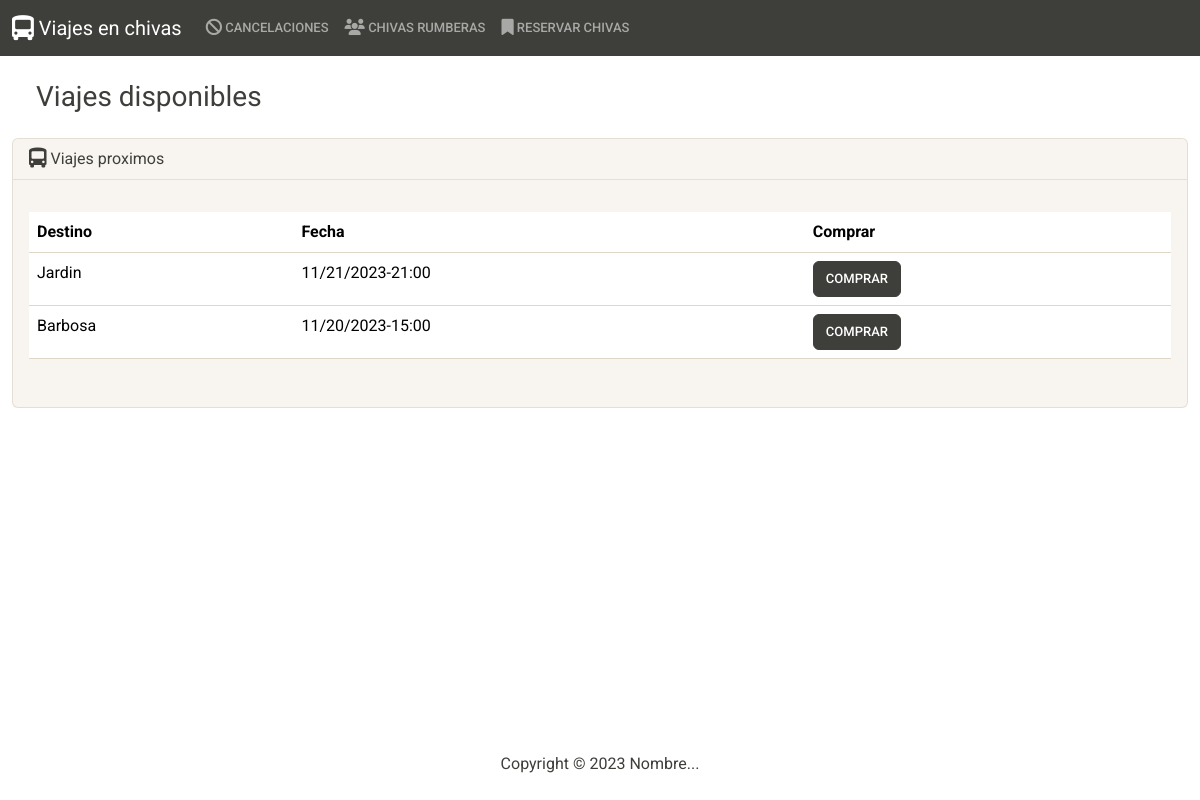
/, run on an earlier commit of the app's database.
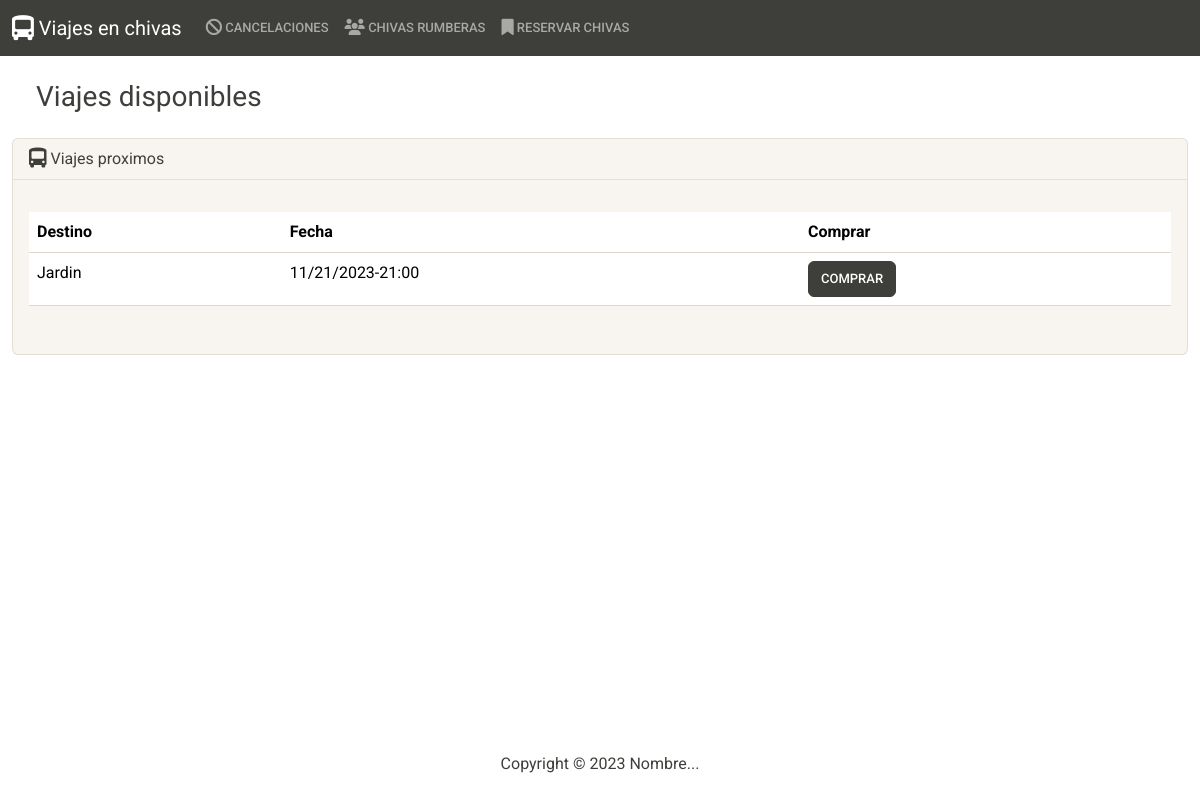
And on a later commit of the database.
### app/models.py (models this page shows, shortened)
class Viajes(models.Model):
    destino = models.CharField(max_length=30)
    fecha_salida = models.CharField(max_length=20)
    asientos_disponibles = models.PositiveIntegerField()
    estado_actual = models.CharField(max_length=10)
    chiva_asignada = models.CharField(max_length=20)
    precio_asiento = models.FloatField()
    conductor_asignado = models.CharField(max_length=20)

### app/views.py (the view)
# urls.py: path('',views.index,name="index2"),
def index(request):
    viajes = Viajes.objects.all()
    return render(request, 'index2.html', {'viajes': viajes})

### app/templates/index2.html
{% extends "base.html" %}
{% block body %}
<h3 class="m-4">Viajes disponibles</h3>
  <div class="row">
      <div class="col-12">
          {% if viajes %}
          <div class="card bg-light mb-3">
              <div class="card-header">
                  <i class="fa-solid fa-bus-simple fa-lg"></i> Viajes proximos
              </div>
              <div class="card-body">
                <p class="card-text">
                  <div class="table-responsive">
                      <table class="table table-hover">
                          <thead>
                            <tr>
                              <th scope="col">Destino</th>
                              <th scope="col">Fecha</th>
                              <th scope="col">Comprar</th>
                            </tr>
                          </thead>
                          <tbody>
                              {% for viaje in viajes %}
                              <tr>
                                  <td>{{ viaje.destino }}</td>
                                  <td>{{ viaje.fecha_salida }}</td>
                                  <td>
                                    <a class="btn btn-dark" href="{% url 'comprarTiquete' viaje_id=viaje.id %}">Comprar</a>
                                  </td>
                              </tr>
                              {% endfor %}
                          </tbody>
                        </table>
                  </div>
                </p>
              </div>
          </div>
          {% else %}
              <h5 class="alert alert-primary ms-4 me-4 bg-dark">No hay viajes disponibles</h5>
          {% endif %}
      </div>
  </div>
{% endblock  %}

What changed in the data, as far as the page shows it:
removed Viajes: destino "Barbosa", fecha_salida "11/20/2023-15:00"
